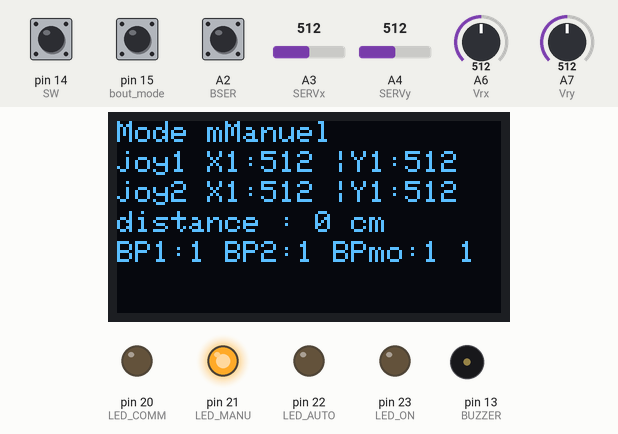
The sketch below on a simulated Arduino Mega 2560, built with avr-gcc and run on an emulated ATmega2560. Parts: 128×64 one-colour display, output pins drawn as LEDs (lit = HIGH), buzzer (waves = sounding, pin HIGH). Dashed ring = blinking. The inputs (shaded band) are chosen by the test bench; at power-on: pin 15 (bout_mode) HIGH, A3 (SERVx) = 512, A4 (SERVy) = 512, A6 (Vrx) = 512, A7 (Vry) = 512, pin 14 (SW) HIGH, A2 (BSER) HIGH. What the sketch prints to the serial monitor is not drawn.

Above: at 6.2 s.
6.3 s: pin 15 (bout_mode) pulled LOW for 0.15 s
At 6.45 s:
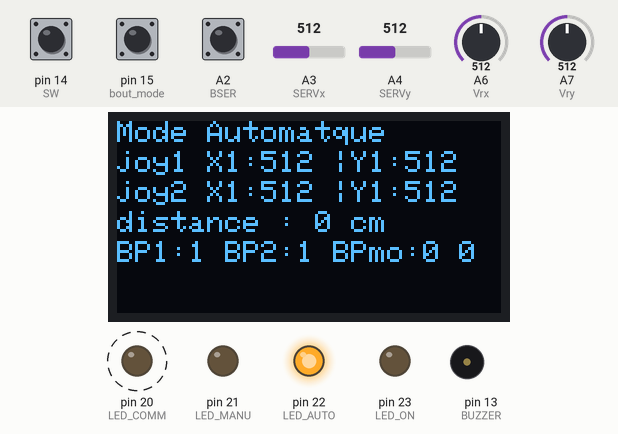
8.0 s: A3 (SERVx) set to 559
9.5 s: A3 (SERVx) set to 580
At 9.9 s:
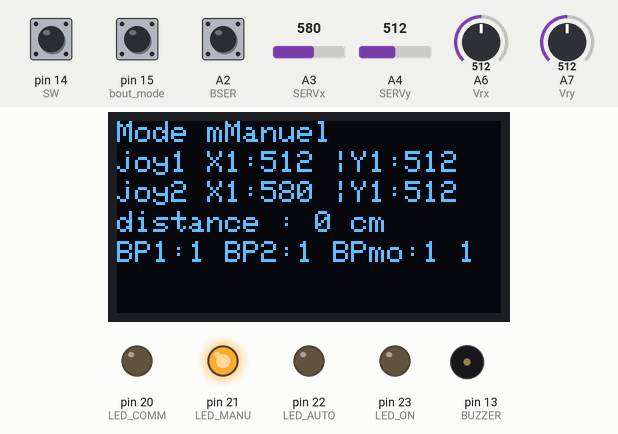
11.0 s: A4 (SERVy) set to 716
At 12.2 s:
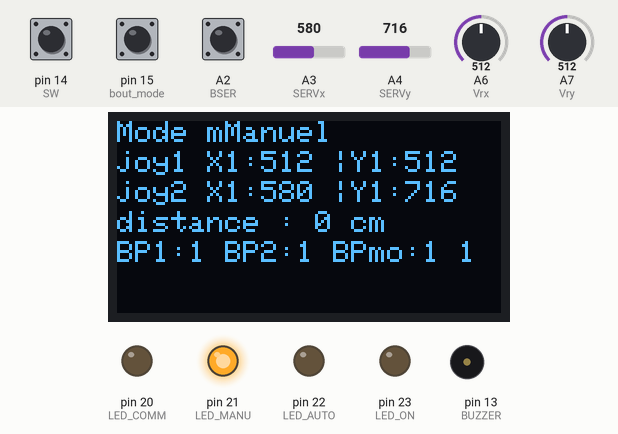
12.5 s: A6 (Vrx) set to 716
At 13.4 s:
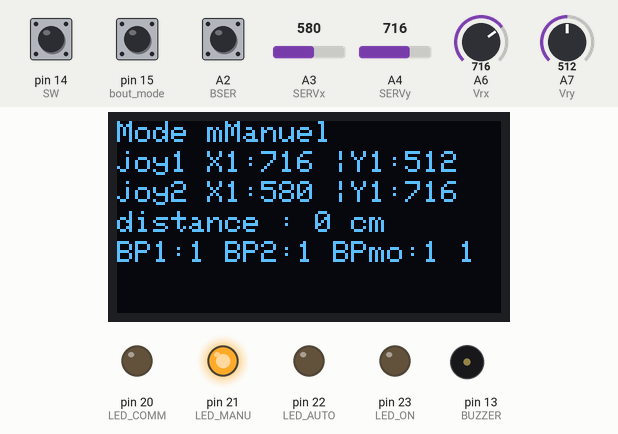
14.0 s: A7 (Vry) set to 716
At 14.5 s:
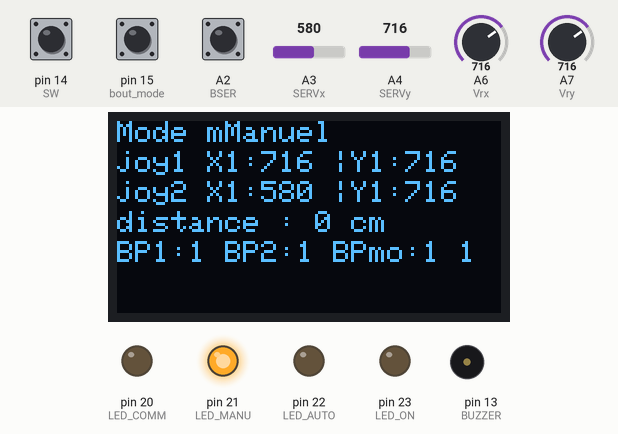
Timing chart, 0 to 16.5 s (numbered marks = the images above; inputs shaded):
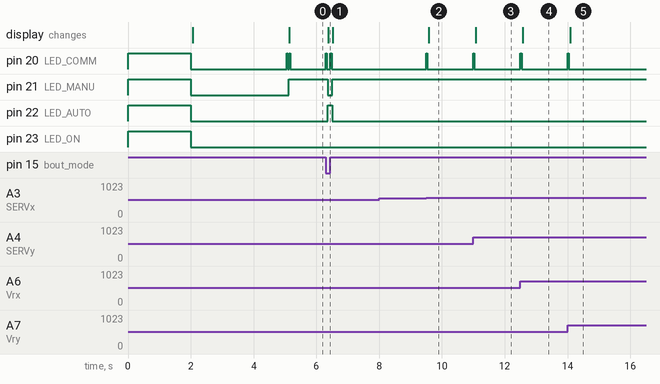

Measured:
- the behaviour switches between 572 and 573 on A3 (SERVx) (found by bisection; images 1 and 2)
- after the input at 6.3 s, pin 20 (LED_COMM): alternates HIGH for 0.03 s and LOW for 0.12 s, 4 changes in all, then stays LOW, starting at once; pin 21 (LED_MANU): HIGH → LOW after 0.05 s, → HIGH 0.15 s later; pin 22 (LED_AUTO): LOW → HIGH after 0.05 s, → LOW 0.15 s later; the display: changes after 0.08 s (image 1)
- after the input at 8.0 s, every drawn part: stays the same
- after the input at 9.5 s, pin 20 (LED_COMM): LOW → HIGH at once, → LOW 0.03 s later; the display: changes after 0.08 s (image 2)
- after the input at 11.0 s, pin 20 (LED_COMM): LOW → HIGH at once, → LOW 0.03 s later; the display: changes after 0.08 s (image 3)
- after the input at 12.5 s, pin 20 (LED_COMM): LOW → HIGH at once, → LOW 0.03 s later; the display: changes after 0.08 s (image 4)
- after the input at 14.0 s, pin 20 (LED_COMM): LOW → HIGH at once, → LOW 0.03 s later; the display: changes after 0.08 s (image 5)

The sketch:

Code_manette_copy_20220616064356.ino
```cpp
#include <Adafruit_SSD1306.h>
#include <Adafruit_GFX.h>
#include <Arduino.h>
#include <Wire.h>
#include <SoftwareSerial.h>
#include <Adafruit_PWMServoDriver.h>
#include <avr/pgmspace.h>


#define nombreDePixelsEnLargeur 128         // Taille de l'écran OLED, en pixel, au niveau de sa largeur
#define nombreDePixelsEnHauteur 64          // Taille de l'écran OLED, en pixel, au niveau de sa hauteur
#define brocheResetOLED         -1          // Reset de l'OLED partagé du MEGA (d'où la valeur à -1, et non un numéro de pin)
#define adresseI2CecranOLED     0x3C        // Adresse de "mon" écran OLED sur le bus i2c (généralement égal à 0x3C ou 0x3D)

#define bout_mode 15
#define BSER A2
#define Vry A7
#define SW 14
#define Vrx  A6
#define SERVx A3
#define SERVy A4
#define LED_ON 23
#define LED_MANU 21
#define LED_AUTO 22
#define LED_COMM 20
#define BUZZER 13
Adafruit_SSD1306 ecranOLED(nombreDePixelsEnLargeur, nombreDePixelsEnHauteur, &Wire, brocheResetOLED);
// memo valeur
int memo_servx = 0;
int memo_servy = 0;
int memo_vrx = 0;
int memo_vry = 0;
int memo_bser = 0; // besoin d'un flag
int memo_sw = 0; // besoin d'un flag
int memo_mode = 0;


const char string_modeA[] PROGMEM = "Mode Automatque";
const char string_modeM[] PROGMEM = "Mode mManuel";

// Table de string.
const char *const string_table[] PROGMEM = {string_modeA, string_modeM};

byte tailleDeCaractere=1;

int man_x = 0, man_y = 0, ValSX = 0, ValSY = 0, distance = 0;
int val_joy2 = 0,val_mode =0,val_joy1 = 0;


SoftwareSerial BTSerial(2, 1);

void setup() {
  Serial.begin(9600);
  BTSerial.begin(9600);
  pinMode(SW, INPUT_PULLUP);
  pinMode(BSER, INPUT_PULLUP);
  pinMode(bout_mode, INPUT_PULLUP);
  pinMode(LED_ON,OUTPUT);
  pinMode(LED_MANU,OUTPUT);
  pinMode(LED_AUTO,OUTPUT);
  pinMode(LED_COMM,OUTPUT);
  pinMode(BUZZER,OUTPUT);


   // TEST
  digitalWrite(LED_ON,HIGH);
  digitalWrite(LED_MANU,HIGH);
  digitalWrite(LED_COMM,HIGH);
  digitalWrite(LED_AUTO,HIGH);
  //digitalWrite(BUZZER,HIGH);
  delay(2000);
  digitalWrite(LED_ON,LOW);
  digitalWrite(LED_MANU,LOW);
  digitalWrite(LED_COMM,LOW);
  digitalWrite(LED_AUTO,LOW);
  //digitalWrite(BUZZER,LOW);


  // Initialisation de l'écran OLED
  if(!ecranOLED.begin(SSD1306_SWITCHCAPVCC, adresseI2CecranOLED))
    while(1);                                                     // Arrêt du programme (boucle infinie) si échec d'initialisation
      ecranOLED.clearDisplay();                                   // Effaçage de l'intégralité du buffer
      ecranOLED.setTextSize(tailleDeCaractere);                   // Taille des caractères (1:1, puis 2:1, puis 3:1)
      ecranOLED.setCursor(0, 0);                                  // Déplacement du curseur en position (0,0), c'est à dire dans l'angle supérieur gauche
      ecranOLED.setTextColor(SSD1306_WHITE, SSD1306_BLACK);       // Couleur du texte, et couleur du fond
  ecranOLED.setCursor(0,20);
  ecranOLED.print("OLED FONCTIONEL");
  Serial.print("OLED FONCTIONEL");
  ecranOLED.display();
  delay(3000);
}
bool difference(){
  char test[40];

  if (memo_bser != val_joy2|| memo_sw != val_joy1 || memo_mode != val_mode){
    memo_bser = val_joy2; // besoin d'un flag
    memo_sw = val_joy1; // besoin d'un flag
    memo_mode = val_mode;
    return true;
  }
  if (abs(memo_servx - ValSX) > 60 || abs(memo_servy - ValSY) > 60 || abs(memo_vrx - man_x) > 60 || abs(memo_vry - man_y) > 60){// TEST AVEC IFF
     memo_servx = ValSX;
     memo_servy = ValSY;
     memo_vrx = man_x;
     memo_vry = man_y;
    return true;
  }
  else {return 0;}
}
void reception(){     //fonction pour la reception
  digitalWrite(LED_COMM,HIGH);
  char buf[20];

  BTSerial.readBytesUntil('>',buf,6);
  char *R_distance = strtok(buf,"AB");
  distance = atoi(R_distance);
  digitalWrite(LED_COMM,LOW);
  }

void envoi(){                                      //fonction envoi au robot
  char tram[40];
  digitalWrite(LED_COMM,HIGH);
  sprintf(tram ,"<A%04dBC%04dDE%dFG%04dHI%04dJK%dL>",man_x,man_y,val_mode,ValSX,ValSY,memo_bser);  //tram qu'on envoi
  BTSerial.write(tram);
  digitalWrite(LED_COMM,LOW);

}

void Actualisation_Variable(){           //fonction prise de donnée a envoyé
    man_x = analogRead(Vrx);
    man_y = analogRead(Vry);
    ValSX = analogRead(SERVx);
    ValSY = analogRead(SERVy);
    val_joy1 = digitalRead(SW);
    val_joy2 = digitalRead(BSER);
    val_mode = digitalRead(bout_mode);
    }


void affichage(){                          //fonction d'affichage sur l'OLED

  char buffer_Oled[60];
  char buffer_text[40];
  ecranOLED.clearDisplay();

  ecranOLED.setCursor(0, 10);
  sprintf(buffer_Oled,"joy1 X1:%i |Y1:%i",man_x,man_y);
  ecranOLED.print(buffer_Oled);

  ecranOLED.setCursor(0, 20);
  sprintf(buffer_Oled,"joy2 X1:%i |Y1:%i",ValSX,ValSY);
  ecranOLED.print(buffer_Oled);

  ecranOLED.setCursor(0,30);             //afficher la distance entre robot et obstacle
  sprintf(buffer_Oled,"distance : %d cm ", distance);
  ecranOLED.print(buffer_Oled);

  ecranOLED.setCursor(0,40);
  sprintf(buffer_Oled,"BP1:%i BP2:%i BPmo:%i %i",val_joy1,val_joy2,val_mode,memo_mode);
  ecranOLED.print(buffer_Oled);

  //PORBLEME
   ecranOLED.setCursor(0,0);

 if ( memo_mode == 0){
  buffer_text[strlen_P(string_table[0])];
  strcpy_P(buffer_text, (PGM_P)pgm_read_word(&string_table[0]));
  ecranOLED.print(buffer_text);
  digitalWrite(LED_MANU,LOW);
  digitalWrite(LED_AUTO,HIGH);
  }

 else {
  buffer_text[strlen_P(string_table[1])];
   strcpy_P(buffer_text, (PGM_P)pgm_read_word(&string_table[1]));
   ecranOLED.print(buffer_text);
    digitalWrite(LED_MANU,HIGH);
    digitalWrite(LED_AUTO,LOW);
   }


  ecranOLED.display();
}

void loop() {

Actualisation_Variable();

if (difference() == true){envoi();
        affichage();}


if (BTSerial.available()){
    char incomingByte = BTSerial.read();
  if (incomingByte == '<'){
        reception();
        affichage();
       }
  }

/*if (distance <= 30 && distance > 20){                      //si un objet est trop proche, on active le buzzer
  analogWrite(BUZZER,80);

}
  else if(distance<=20 && distance > 10){
    analogWrite(BUZZER,110);
  }
  else if (distance <= 10 && distance > 0){
    analogWrite(BUZZER,130);
  }
  else {
analogWrite(BUZZER, 0);
}*/
ecranOLED.clearDisplay();
}
```
